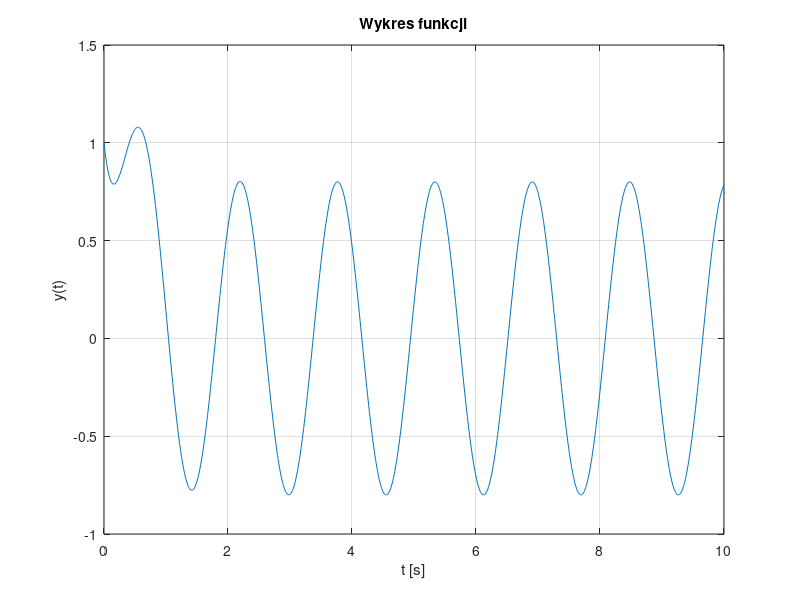

The MATLAB script that drew this image:
t = [0:0.01:10];
y = 1.64*exp(-3*t)+0.8*cos(4*t+((216.9*pi)/180))
id1 = figure(1)
plot(t,y)
xlabel('t [s]')
ylabel('y(t)')
title('Wykres funkcji')
grid on